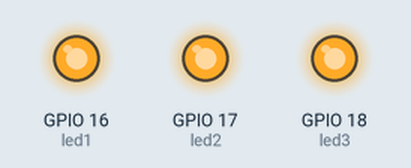
Recording of a program running on a simulated ESP32. On the bench: output pins drawn as LEDs (lit = HIGH).

Above: at 0.03 s.
At 0.6 s:
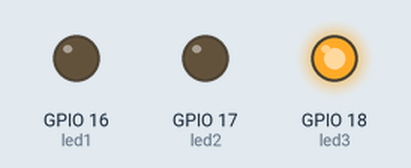
At 0.74 s:
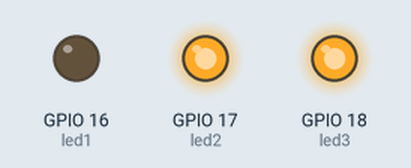
At 1.38 s:
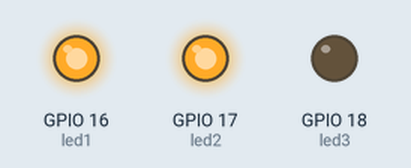
At 2.23 s:
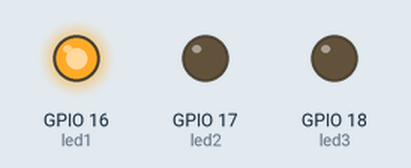
At 2.94 s:
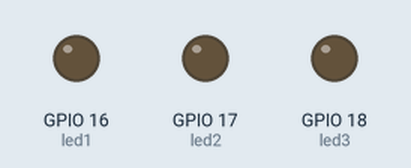
Timing chart, 0 to 3.2 s (numbered marks = the images above):
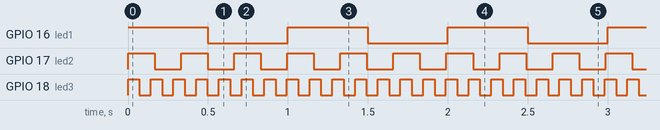

Measured:
- by itself, GPIO 16 (led1): alternates HIGH for 0.50 s and LOW for 0.50 s
- by itself, GPIO 17 (led2): alternates HIGH for 0.17 s and LOW for 0.17 s
- by itself, GPIO 18 (led3): alternates HIGH for 0.07 s and LOW for 0.07 s

The program:

main.cpp
```cpp
#include <Arduino.h>
#define led1 16
#define led2 17
#define led3 18
#define led4 19

void task_led1(void *parameter){
  pinMode(led1, OUTPUT);
  while(1){
    digitalWrite(led1, HIGH);
    delay(500);
    digitalWrite(led1, LOW);
    delay(500);
  }
}
void task_led2(void *parameter){
  pinMode(led2, OUTPUT);
  while(1){
    digitalWrite(led2, HIGH);
    delay(166);
    digitalWrite(led2, LOW);
    delay(166);
  }
}
void task_led3(void *parameter){
  pinMode(led3, OUTPUT);
  while(1){
    digitalWrite(led3, HIGH);
    delay(71);
    digitalWrite(led3, LOW);
    delay(71);
  }
}

void setup() {
  xTaskCreate(task_led1, "t1", 2000, NULL, 1, NULL);
  xTaskCreate(task_led2, "t2", 2000, NULL, 1, NULL);
  xTaskCreate(task_led3, "t2", 2000, NULL, 1, NULL);
}

void loop() {
}
```
